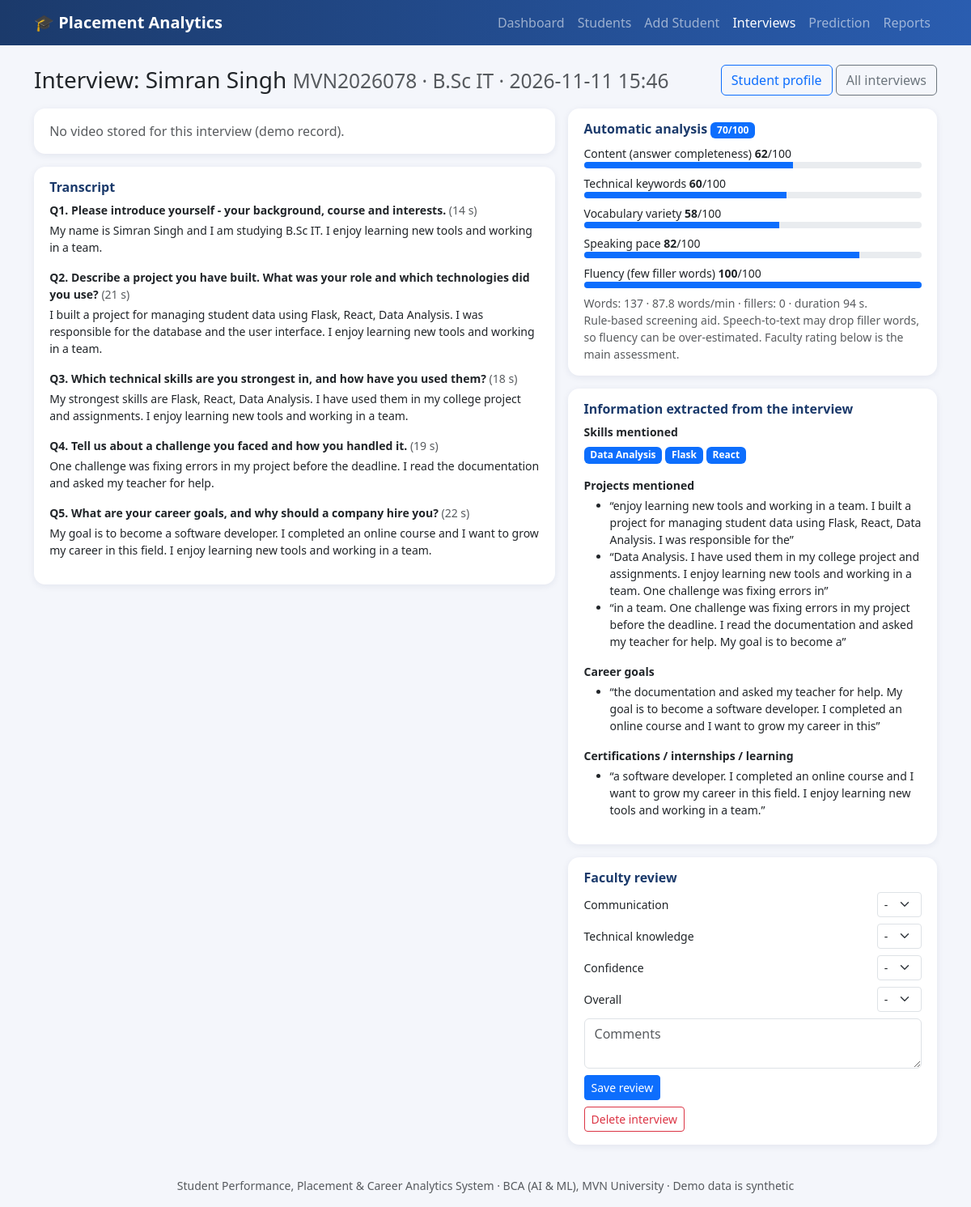
Page /interviews/3 on the committed database.
### tables this page shows
CREATE TABLE students(
  id INTEGER PRIMARY KEY AUTOINCREMENT,
  roll_no TEXT UNIQUE NOT NULL, name TEXT NOT NULL, gender TEXT,
  course TEXT NOT NULL, batch INTEGER NOT NULL,
  tenth_pct REAL, twelfth_pct REAL, degree_pct REAL,
  attendance REAL, backlogs INTEGER DEFAULT 0, projects INTEGER DEFAULT 0);

CREATE TABLE interviews(
  id INTEGER PRIMARY KEY AUTOINCREMENT,
  student_id INTEGER NOT NULL REFERENCES students(id) ON DELETE CASCADE,
  created_at TEXT NOT NULL, video_file TEXT, duration_sec REAL DEFAULT 0, speech_used INTEGER DEFAULT 0,
  word_count INTEGER, wpm REAL, filler_count INTEGER,
  fluency_score REAL, pace_score REAL, content_score REAL, vocab_score REAL, technical_score REAL, auto_score REAL,
  insights TEXT,
  fac_comm INTEGER, fac_tech INTEGER, fac_conf INTEGER, fac_overall INTEGER, fac_comments TEXT);

CREATE TABLE interview_answers(
  id INTEGER PRIMARY KEY AUTOINCREMENT,
  interview_id INTEGER NOT NULL REFERENCES interviews(id) ON DELETE CASCADE,
  q_no INTEGER, question TEXT, answer_text TEXT, duration_sec REAL);

### app.py (the view)
@app.route("/interviews/<int:iid>")
def interview_review(iid):
    conn = get_conn(); iv = get_interview(conn, iid)
    if not iv:
        conn.close(); abort(404)
    answers = [dict(r) for r in conn.execute("SELECT * FROM interview_answers WHERE interview_id=? ORDER BY q_no", (iid,))]
    conn.close()
    return render_template("interview_review.html", iv=iv, answers=answers, ins=json.loads(iv["insights"] or "{}"))

### app.py (called while the page is built)
def get_interview(conn, iid):
    row = conn.execute("SELECT i.*, s.name, s.roll_no, s.course FROM interviews i JOIN students s ON s.id=i.student_id "
                       "WHERE i.id=?", (iid,)).fetchone()
    return dict(row) if row else None

### common.py (called while the page is built)
def get_conn():
    conn = sqlite3.connect(DB_PATH)
    conn.row_factory = sqlite3.Row
    conn.execute("PRAGMA foreign_keys=ON")
    return conn

### templates/interview_review.html (shortened to what this page needs)
{% extends "base.html" %}{% block title %}Interview Review{% endblock %}
{% macro bar(label, val) %}{% if val is not none %}<div class="small mb-2">{{ label }} <b>{{ val|round(0)|int }}</b>/100
<div class="progress" style="height:8px"><div class="progress-bar" style="width: {{ val }}%"></div></div></div>{% endif %}{% endmacro %}
{% block content %}
<div class="d-flex justify-content-between align-items-center mb-3">
 <h3 class="mb-0">Interview: {{ iv.name }} <small class="text-muted">{{ iv.roll_no }} &middot; {{ iv.course }} &middot; {{ iv.created_at }}</small></h3>
 <div><a class="btn btn-outline-primary" href="{{ url_for('student_detail', sid=iv.student_id) }}">Student profile</a>
  <a class="btn btn-outline-secondary" href="{{ url_for('interviews') }}">All interviews</a></div></div>
<div class="row g-3">
 <div class="col-lg-7">
  <div class="panel mb-3">
   {% if iv.video_file %}<video class="w-100 rounded bg-dark" controls src="{{ url_for('interview_video', iid=iv.id) }}" style="max-height:400px"></video>
   {% else %}<div class="text-muted">No video stored for this interview (demo record).</div>{% endif %}
  </div>
  <div class="panel"><h6>Transcript</h6>
   {% for a in answers %}<p class="mb-1 fw-semibold small">Q{{ a.q_no }}. {{ a.question }} <span class="text-muted fw-normal">({{ a.duration_sec|round(0)|int }} s)</span></p>
   <p class="small">{{ a.answer_text or '(no answer captured)' }}</p>{% endfor %}</div>
 </div>
 <div class="col-lg-5">
  <div class="panel mb-3"><h6>Automatic analysis <span class="badge text-bg-primary">{{ iv.auto_score|round(0)|int }}/100</span></h6>
   {{ bar('Content (answer completeness)', iv.content_score) }}{{ bar('Technical keywords', iv.technical_score) }}
   {{ bar('Vocabulary variety', iv.vocab_score) }}{{ bar('Speaking pace', iv.pace_score) }}{{ bar('Fluency (few filler words)', iv.fluency_score) }}
   <div class="small text-muted">Words: {{ iv.word_count }}{% if iv.wpm %} &middot; {{ iv.wpm }} words/min{% endif %} &middot; fillers: {{ iv.filler_count }} &middot; duration {{ iv.duration_sec|round(0)|int }} s.<br>
    Rule-based screening aid. Speech-to-text may drop filler words, so fluency can be over-estimated. Faculty rating below is the main assessment.</div></div>
  <div class="panel mb-3"><h6>Information extracted from the interview</h6>
   <p class="mb-1 small fw-semibold">Skills mentioned</p>
   <p>{% for s in ins.skills_detected %}<span class="badge text-bg-primary me-1">{{ s }}</span>{% else %}<span class="text-muted small">None detected</span>{% endfor %}</p>
   {% for title, key in [('Projects mentioned','projects'),('Career goals','goals'),('Certifications / internships / learning','learning')] %}
   <p class="mb-1 small fw-semibold">{{ title }}</p>
   <ul class="small">{% for x in ins.get(key, []) %}<li>&ldquo;{{ x }}&rdquo;</li>{% else %}<li class="text-muted">Nothing detected</li>{% endfor %}</ul>{% endfor %}</div>
  <div class="panel"><h6>Faculty review</h6>
   <form method="post" action="{{ url_for('interview_rate', iid=iv.id) }}">
    {% for k, label in [('fac_comm','Communication'),('fac_tech','Technical knowledge'),('fac_conf','Confidence'),('fac_overall','Overall')] %}
    <div class="d-flex justify-content-between align-items-center mb-2"><span class="small">{{ label }}</span>
     <select class="form-select form-select-sm w-auto" name="{{ k }}"><option value="">-</option>{% for n in range(1,6) %}<option {{ 'selected' if iv[k]==n }}>{{ n }}</option>{% endfor %}</select></div>{% endfor %}
    <textarea class="form-control mb-2" name="fac_comments" rows="2" placeholder="Comments">{{ iv.fac_comments or '' }}</textarea>
    <button class="btn btn-primary btn-sm">Save review</button></form>
   <form method="post" action="{{ url_for('interview_delete', iid=iv.id) }}" class="mt-2" onsubmit="return confirm('Delete this interview and its video?')">
    <button class="btn btn-sm btn-outline-danger">Delete interview</button></form></div>
 </div>
</div>
{% endblock %}

### static/style.css (style rules this page uses)
body { background:#f4f6fb }
.panel { background:#fff;border-radius:14px;box-shadow:0 2px 8px rgba(20,40,90,.08);padding:1rem 1.2rem }
.panel h6 { font-weight:600;color:#1b3a6b }

### rows in the picture
students: name "Simran Singh", roll_no "MVN2026078", course "B.Sc IT"
interviews: created_at "2026-11-11 15:46", auto_score "70", content_score "62 60 58 82 100", word_count "137", wpm "87.8", filler_count "0", duration_sec "94"
interview_answers: q_no "1", question "Please introduce yourself - your background, course and interests.", duration_sec "14", answer_text "My name is Simran Singh and I am studying B.Sc IT. I enjoy learning new tools and working in a team."
interview_answers: q_no "2", question "Describe a project you have built. What was your role and which technologies did you use?", duration_sec "21", answer_text "I built a project for managing student data using Flask, React, Data Analysis. I was responsible for the database and the user interface. I enjoy learning new tools and working in a team."
interview_answers: q_no "3", question "Which technical skills are you strongest in, and how have you used them?", duration_sec "18", answer_text "My strongest skills are Flask, React, Data Analysis. I have used them in my college project and assignments. I enjoy learning new tools and working in a team."
interview_answers: q_no "4", question "Tell us about a challenge you faced and how you handled it.", duration_sec "19", answer_text "One challenge was fixing errors in my project before the deadline. I read the documentation and asked my teacher for help."
interview_answers: q_no "5", question "What are your career goals, and why should a company hire you?", duration_sec "22", answer_text "My goal is to become a software developer. I completed an online course and I want to grow my career in this field. I enjoy learning new tools and working in a team."

### other values in the picture
{{ label }} "Content (answer completeness) Technical keywords Vocabulary variety Speaking pace Fluency (few filler words)"
{{ s }} "Data Analysis" "Flask" "React"
{{ title }} "Projects mentioned" "Career goals" "Certifications / internships / learning"
{{ x }} "enjoy learning new tools and working in a team. I built a project for managing student data using Flask, React, Data Analysis. I was responsible for the" "Data Analysis. I have used them in my college project and assignments. I enjoy learning new tools and working in a team. One challenge was fixing errors in" "in a team. One challenge was fixing errors in my project before the deadline. I read the documentation and asked my teacher for help. My goal is to become a" "the documentation and asked my teacher for help. My goal is to become a software developer. I completed an online course and I want to grow my career in this" "a software developer. I completed an online course and I want to grow my career in this field. I enjoy learning new tools and working in a team."
{{ label }} "Communication" "Technical knowledge" "Confidence" "Overall"
